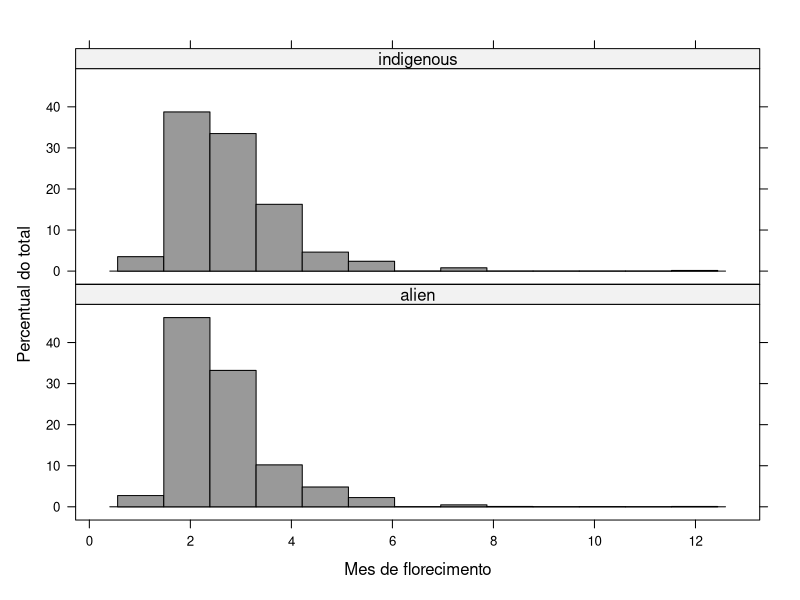

Write the R code that produced this figure.
#--------------------------------------------------------------------------------------------------
# Comparando distribuicoes com Wilcox
#
# Gorgens, Eric Bastos
# Department of Forest Sciences
# University of Sao Paulo
# Piracicaba, Brazil
# gorgens (at) usp.br
#
# Last revision: 2013-06-22
#--------------------------------------------------------------------------------------------------

# comparando tempo de florescimento de especies nativas e exoticas
 
df <- read.csv("flowering_alien_vs_indigen.csv", sep = ";") # o separador pode mudar de computador para computador
head(df)
names(df)

# usando o grafico quantil-quantil (qqplot)
library(lattice) # este e outro pacote grafico disponivel para o R
 
histogram(~ Flowering|Status, data = df, col = "gray60", layout = c(1, 2),
          xlab = list("Mes de florecimento"),
          ylab = list("Percentual do total"),
          scales = list(y = list(alternating = F)),
          strip = strip.custom(factor.levels = c("alien", "indigenous")))
 
# o teste de Wilcox (mudancas na mediana)
wilcox.test(Flowering ~ Status, data = df)

